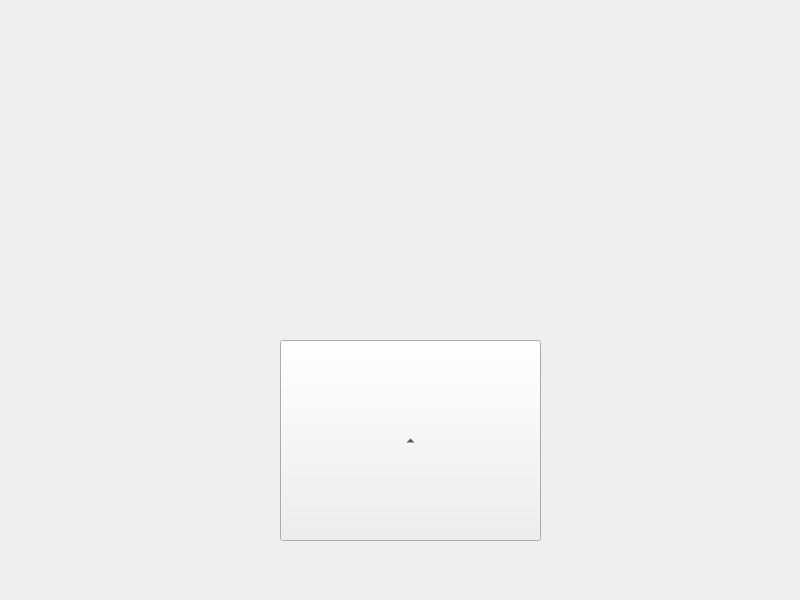
<?xml version="1.0" encoding="UTF-8"?>
<ui version="4.0">
 <class>MainWindow</class>
 <widget class="QMainWindow" name="MainWindow">
  <property name="geometry">
   <rect>
    <x>0</x>
    <y>0</y>
    <width>800</width>
    <height>600</height>
   </rect>
  </property>
  <property name="windowTitle">
   <string>MainWindow</string>
  </property>
  <widget class="QWidget" name="centralwidget">
   <widget class="QToolButton" name="toolButton">
    <property name="geometry">
     <rect>
      <x>280</x>
      <y>340</y>
      <width>261</width>
      <height>201</height>
     </rect>
    </property>
    <property name="cursor">
     <cursorShape>PointingHandCursor</cursorShape>
    </property>
    <property name="text">
     <string>...</string>
    </property>
    <property name="arrowType">
     <enum>Qt::UpArrow</enum>
    </property>
   </widget>
  </widget>
 </widget>
 <resources/>
 <connections/>
</ui>
